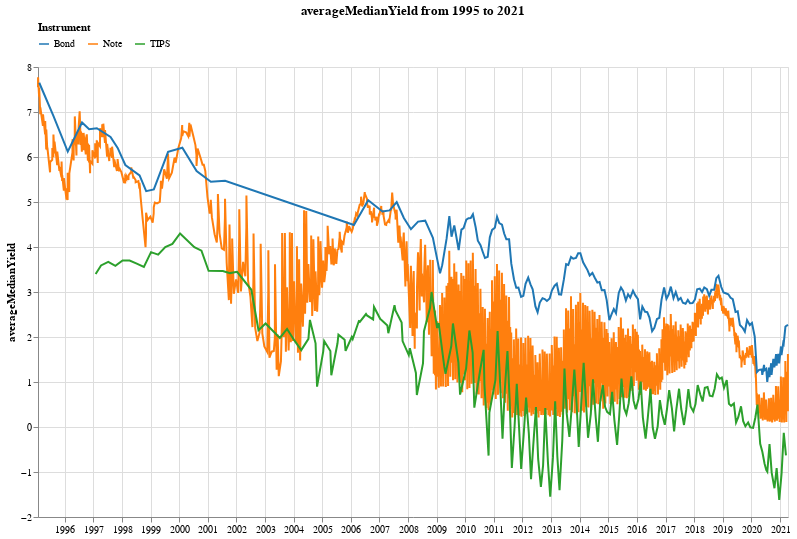

The notebook cell this image was saved under:
### Code cell
dfst, ct = doTsChart(range(1995, 2022), metric='averageMedianYield')
ct.display()

### Figure 1 — Vega-Lite specification as saved in the notebook (floating-point values rounded to 4 significant figures; data arrays with more than 128 entries replaced by an {"elided": "..."} marker saying what was removed)
{"config": {"view": {"continuousWidth": 400, "continuousHeight": 300}}, "data": {"name": "data-045498246fcf58a5d9f7b2be8b5536a6"}, "mark": "line", "background": "white", "encoding": {"color": {"type": "nominal", "field": "type", "legend": {"orient": "top"}, "scale": {"scheme": "category10"}, "title": "Instrument"}, "tooltip": [{"type": "temporal", "field": "auctionDate"}, {"type": "nominal", "field": "type"}, {"type": "quantitative", "field": "averageMedianYield"}], "x": {"type": "temporal", "axis": {"title": ""}, "field": "auctionDate"}, "y": {"type": "quantitative", "field": "averageMedianYield"}}, "height": 450, "title": "averageMedianYield from 1995 to 2021", "width": 750, "$schema": "https://vega.github.io/schema/vega-lite/v4.8.1.json", "datasets": {"data-045498246fcf58a5d9f7b2be8b5536a6": {"elided": "1538 records"}}}
